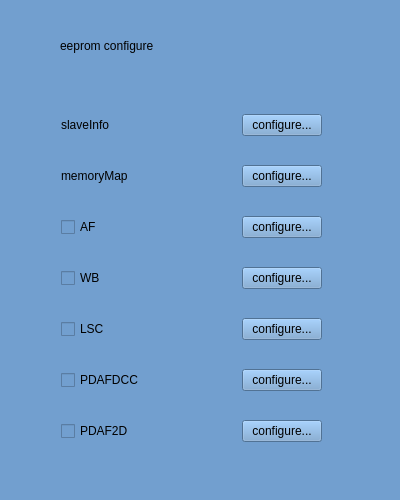
<?xml version="1.0" encoding="UTF-8"?>
<ui version="4.0">
 <class>EepromConfig</class>
 <widget class="QWidget" name="EepromConfig">
  <property name="geometry">
   <rect>
    <x>0</x>
    <y>0</y>
    <width>400</width>
    <height>500</height>
   </rect>
  </property>
  <property name="minimumSize">
   <size>
    <width>400</width>
    <height>500</height>
   </size>
  </property>
  <property name="maximumSize">
   <size>
    <width>400</width>
    <height>500</height>
   </size>
  </property>
  <property name="windowTitle">
   <string>Form</string>
  </property>
  <property name="styleSheet">
   <string notr="true">background-color: rgb(114, 159, 207);</string>
  </property>
  <widget class="QLabel" name="label">
   <property name="geometry">
    <rect>
     <x>60</x>
     <y>20</y>
     <width>271</width>
     <height>51</height>
    </rect>
   </property>
   <property name="styleSheet">
    <string notr="true">font: 25 28pt &quot;Microsoft YaHei UI Light&quot;;</string>
   </property>
   <property name="text">
    <string>eeprom configure</string>
   </property>
  </widget>
  <widget class="QWidget" name="">
   <property name="geometry">
    <rect>
     <x>61</x>
     <y>91</y>
     <width>261</width>
     <height>381</height>
    </rect>
   </property>
   <layout class="QVBoxLayout" name="verticalLayout">
    <item>
     <layout class="QHBoxLayout" name="horizontalLayout">
      <item>
       <widget class="QLabel" name="label_2">
        <property name="text">
         <string>slaveInfo</string>
        </property>
       </widget>
      </item>
      <item>
       <spacer name="horizontalSpacer">
        <property name="orientation">
         <enum>Qt::Horizontal</enum>
        </property>
        <property name="sizeHint" stdset="0">
         <size>
          <width>40</width>
          <height>20</height>
         </size>
        </property>
       </spacer>
      </item>
      <item>
       <widget class="QPushButton" name="btn_slaveInfo">
        <property name="cursor">
         <cursorShape>PointingHandCursor</cursorShape>
        </property>
        <property name="text">
         <string>configure...</string>
        </property>
       </widget>
      </item>
     </layout>
    </item>
    <item>
     <layout class="QHBoxLayout" name="horizontalLayout_2">
      <item>
       <widget class="QLabel" name="label_3">
        <property name="text">
         <string>memoryMap</string>
        </property>
       </widget>
      </item>
      <item>
       <spacer name="horizontalSpacer_2">
        <property name="orientation">
         <enum>Qt::Horizontal</enum>
        </property>
        <property name="sizeHint" stdset="0">
         <size>
          <width>40</width>
          <height>20</height>
         </size>
        </property>
       </spacer>
      </item>
      <item>
       <widget class="QPushButton" name="btn_memoryMap">
        <property name="cursor">
         <cursorShape>PointingHandCursor</cursorShape>
        </property>
        <property name="text">
         <string>configure...</string>
        </property>
       </widget>
      </item>
     </layout>
    </item>
    <item>
     <layout class="QHBoxLayout" name="horizontalLayout_3">
      <item>
       <widget class="QCheckBox" name="isSupportAF">
        <property name="text">
         <string>AF</string>
        </property>
       </widget>
      </item>
      <item>
       <spacer name="horizontalSpacer_3">
        <property name="orientation">
         <enum>Qt::Horizontal</enum>
        </property>
        <property name="sizeHint" stdset="0">
         <size>
          <width>40</width>
          <height>20</height>
         </size>
        </property>
       </spacer>
      </item>
      <item>
       <widget class="QPushButton" name="btn_AF">
        <property name="cursor">
         <cursorShape>PointingHandCursor</cursorShape>
        </property>
        <property name="text">
         <string>configure...</string>
        </property>
       </widget>
      </item>
     </layout>
    </item>
    <item>
     <layout class="QHBoxLayout" name="horizontalLayout_4">
      <item>
       <widget class="QCheckBox" name="isSupportWB">
        <property name="text">
         <string>WB</string>
        </property>
       </widget>
      </item>
      <item>
       <spacer name="horizontalSpacer_4">
        <property name="orientation">
         <enum>Qt::Horizontal</enum>
        </property>
        <property name="sizeHint" stdset="0">
         <size>
          <width>40</width>
          <height>20</height>
         </size>
        </property>
       </spacer>
      </item>
      <item>
       <widget class="QPushButton" name="btn_WB">
        <property name="cursor">
         <cursorShape>PointingHandCursor</cursorShape>
        </property>
        <property name="text">
         <string>configure...</string>
        </property>
       </widget>
      </item>
     </layout>
    </item>
    <item>
     <layout class="QHBoxLayout" name="horizontalLayout_5">
      <item>
       <widget class="QCheckBox" name="isSupportLSC">
        <property name="text">
         <string>LSC</string>
        </property>
       </widget>
      </item>
      <item>
       <spacer name="horizontalSpacer_5">
        <property name="orientation">
         <enum>Qt::Horizontal</enum>
        </property>
        <property name="sizeHint" stdset="0">
         <size>
          <width>40</width>
          <height>20</height>
         </size>
        </property>
       </spacer>
      </item>
      <item>
       <widget class="QPushButton" name="btn_LSC">
        <property name="cursor">
         <cursorShape>PointingHandCursor</cursorShape>
        </property>
        <property name="text">
         <string>configure...</string>
        </property>
       </widget>
      </item>
     </layout>
    </item>
    <item>
     <layout class="QHBoxLayout" name="horizontalLayout_6">
      <item>
       <widget class="QCheckBox" name="isSupportPDAFDCC">
        <property name="text">
         <string>PDAFDCC</string>
        </property>
       </widget>
      </item>
      <item>
       <spacer name="horizontalSpacer_6">
        <property name="orientation">
         <enum>Qt::Horizontal</enum>
        </property>
        <property name="sizeHint" stdset="0">
         <size>
          <width>40</width>
          <height>20</height>
         </size>
        </property>
       </spacer>
      </item>
      <item>
       <widget class="QPushButton" name="btn_PDAFDCC">
        <property name="cursor">
         <cursorShape>PointingHandCursor</cursorShape>
        </property>
        <property name="text">
         <string>configure...</string>
        </property>
       </widget>
      </item>
     </layout>
    </item>
    <item>
     <layout class="QHBoxLayout" name="horizontalLayout_8">
      <item>
       <widget class="QCheckBox" name="isSupportPDAF2D">
        <property name="text">
         <string>PDAF2D</string>
        </property>
       </widget>
      </item>
      <item>
       <spacer name="horizontalSpacer_8">
        <property name="orientation">
         <enum>Qt::Horizontal</enum>
        </property>
        <property name="sizeHint" stdset="0">
         <size>
          <width>40</width>
          <height>20</height>
         </size>
        </property>
       </spacer>
      </item>
      <item>
       <widget class="QPushButton" name="btn_PDAF2D">
        <property name="cursor">
         <cursorShape>PointingHandCursor</cursorShape>
        </property>
        <property name="text">
         <string>configure...</string>
        </property>
       </widget>
      </item>
     </layout>
    </item>
   </layout>
  </widget>
 </widget>
 <resources/>
 <connections/>
</ui>
